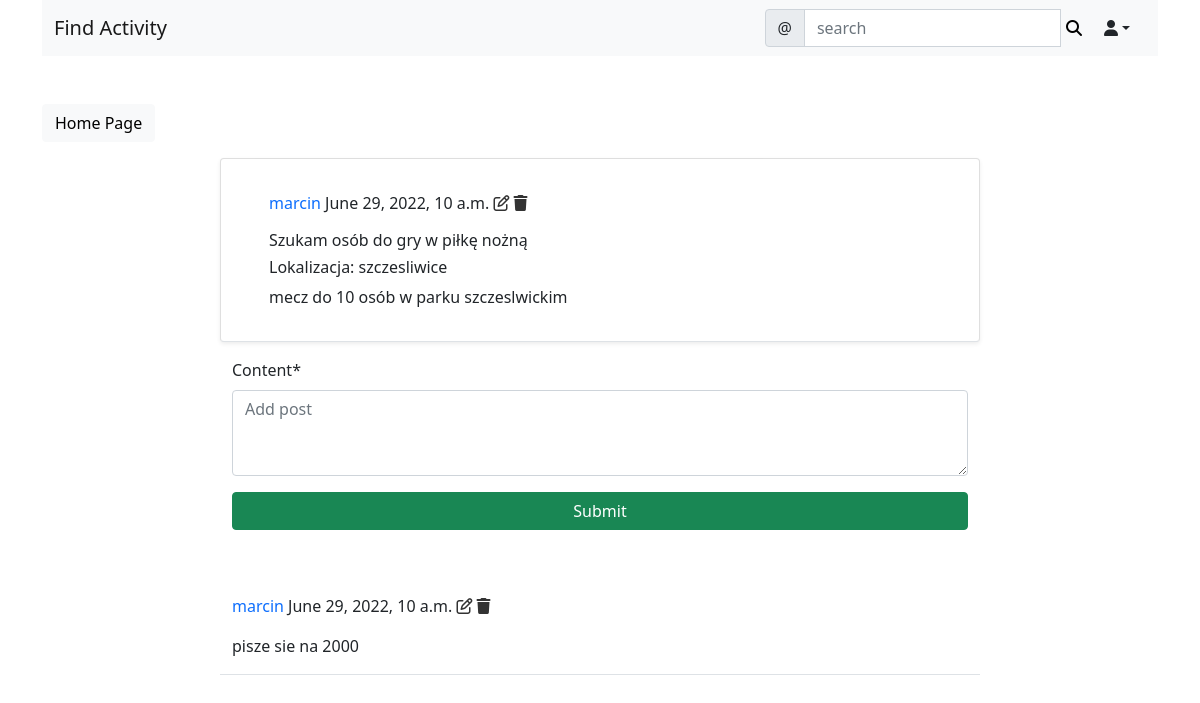
Page /post/16/ (signed in) on the committed database.
### activity/models.py (models this page shows, shortened)
class Post(models.Model):
    title = models.CharField(max_length=100)
    content = models.TextField()
    created_on = models.DateTimeField(default=timezone.now)
    author = models.ForeignKey(User, on_delete=models.CASCADE)
    activity = models.CharField(max_length=50, null=True)
    localization = models.CharField(max_length=50, blank=True)

class Comment(models.Model):
    content = models.TextField()
    created_on = models.DateTimeField(default=timezone.now)
    author = models.ForeignKey(User, on_delete=models.CASCADE)
    post = models.ForeignKey("Post", on_delete=models.CASCADE)

### activity/views.py (the view, shortened to what this page needs)
# urls.py: path('post/<int:pk>/', PostDetailView.as_view(), name='post-detail'),
class PostDetailView(LoginRequiredMixin, View):
    def get(self, request, pk, *args, **kwargs):
        post = Post.objects.get(pk=pk)
        form = CommentForm
        comment = Comment.objects.filter(post=post).order_by('-created_on')
        context = {
            'post': post,
            'form': form,
            'comments': comment
        }
        return render(request, 'activity/post_detail.html', context)

### activity/templates/activity/post_detail.html (shortened to what this page needs)
{% extends 'activity/base.html' %}
{% load crispy_forms_tags %}
{% block content %}
<div class="container">
    <div class='row mt-5'>
        <div class="col-md-5 col-sm-6">
             <a href="{% url 'posts-list' %}" class="btn btn-light">Home Page</a>
         </div>
    </div>
    <div class='row justify-content-center mt-3 '>
        <div class="card shadow-sm col-md-8 col-sm-12 border-bottom px-5 pt-3">
            <p>
                <p><a style="text-decoration: none" class="text-primary" href="{% url 'profile-page' post.author.profile.pk %}">{{ post.author }} </a>{{ post.created_on }}
                {% if post.author == request.user %}
                    <a href="{% url 'post-update' post.pk %}" style="color: #333;"><i class="far fa-edit"></i></a>
                    <a href="{% url 'post-delete' post.pk %}" style="color: #333;"><i class="fas fa-trash"></i></a>
                {% endif %}
                </p>
                <h6>{{ post.title }}</h6>
                <h6>Lokalizacja: {{ post.localization }}</h6>
                <p>{{ post.content }}</p>
            </p>
        </div>
    </div>
    <div class='row justify-content-center mt-3 mb-5'>
        <div class="col-md-8 col-sm-12">
            <form method="POST">
                {{ form| crispy }}
                <div class="d-grid gap-2">
                    <button class="btn btn-success">Submit</button>
                </div>
            </form>
        </div>
    </div>
    {% for comment in comments %}
    <div class='row justify-content-center mt-3 mb-5'>
        <div class="col-md-8 col-sm-12 mb-5 border-bottom">
            <p>
                <p><a style="text-decoration: none" class="text-primary" href="{% url 'profile-page' post.author.profile.pk %}">{{ post.author }} </a>{{ post.created_on }}
                {% if comment.author == request.user %}
                    <a href="{% url 'comment-update' post.pk comment.pk %}" style="color: #333;"><i class="far fa-edit"></i></a>
                    <a href="{% url 'comment-delete' post.pk comment.pk %}" style="color: #333;"><i class="fas fa-trash"></i></a>
                {% endif %}
                </p>
                <p>{{ comment.content }}</p>
            </p>
        </div>
    </div>
    {% endfor %}
</div>
{% endblock content %}

### rows in the picture
Post: author "marcin", created_on "June 29, 2022, 10 a.m.", title "Szukam osób do gry w piłkę nożną", localization "szczesliwice", content "mecz do 10 osób w parku szczeslwickim"
Comment: content "pisze sie na 2000"
